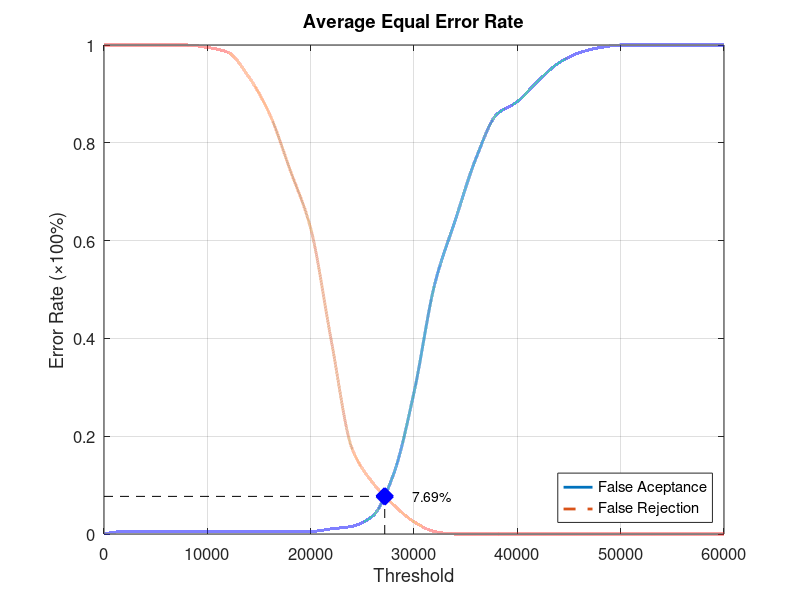
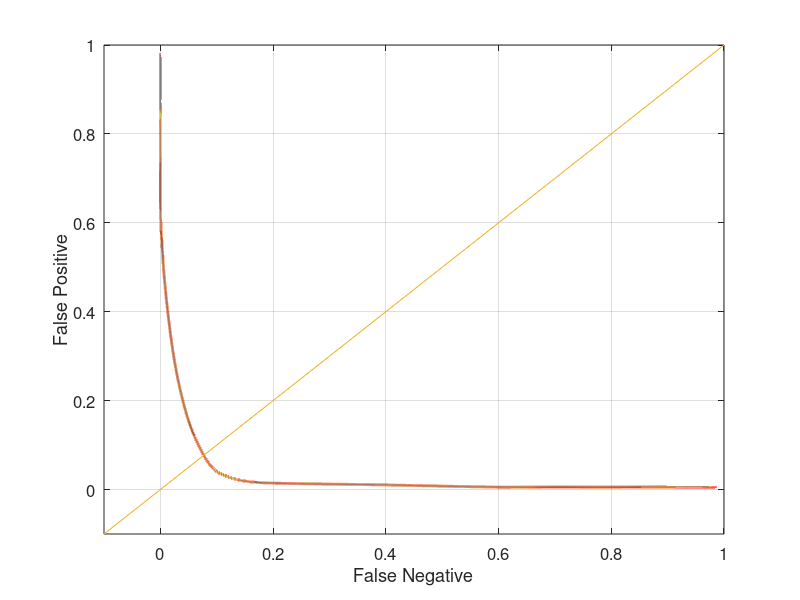

The MATLAB source for these figures, in order:
function yEER = Database2_3
close all;
clear;
clc;
x = 0:2000:60000;
xq = 0:0.5:60000;

y0 = [0 0.00526316 0.00526316 0.00526316 0.00526316 0.00526316 0.00526316 0.00526316 0.00526316 0.00526316 0.00526316 0.0105263 0.0157895 0.0368421 0.121053 0.289474 0.510526 0.642105 0.768421 0.857895 0.884211 0.926316 0.963158 0.984211 0.994737 1 1 1 1 1 1];
yy0 = interp1(x, y0, xq, 'pchip');
y1 = [1 1 1 1 1 0.995 0.985 0.935 0.86 0.745 0.625 0.395 0.175 0.105 0.06 0.025 0.005 0 0 0 0 0 0 0 0 0 0 0 0 0 0];
yy1 = interp1(x, y1, xq, 'pchip');

% Calculating EER: 
y2 = abs(y0 - y1);
find(y2 == min(y2))
yy2 = abs(yy0 - yy1);
xEER = find(yy2 == min(yy2));
xEERIndex = xq(xEER) % X-axis EER
yEER = yy0(xEER) % Y-axis EER

main = figure
plot(xq, yy0,'-','LineWidth', 2);	hold on
plot(xq, yy1,'--','LineWidth', 2);	hold on
plot([xEERIndex xEERIndex], [0 yEER], 'k--');	hold on
plot([0 xEERIndex], [yEER yEER], 'k--');	hold on
plot(xEERIndex, yEER, 'bx', 'LineWidth', 10);	hold on
text(xEERIndex + 10 * xEERIndex / 100, yEER, [num2str(round((10000 * yEER)) / 100) '%'])
legend('False Aceptance', 'False Rejection', 'Location', 'SouthEast')
xlabel('Threshold')
ylabel('Error Rate (\times100%)')
title('Average Equal Error Rate')
set(gca, 'FontSize', 12)
axis([0 60000 0 1])
grid on

print(main, 'Database2_3Main', '-dpng');
FNRxFPR = figure('Color', [1 1 1]);
plot(yy1, yy0, '-', yy1, yy0, 'LineWidth', 2);
hold on
y = -0.1:0.1:1
plot(y, y); 
set(gca, 'FontSize', 12)
xlabel('False Negative')
ylabel('False Positive')
axis([-0.1 1 -0.1 1])
set(gca, 'FontSize', 12)
grid on

print(FNRxFPR, 'Database2_3FNRxFPR','-dpng');
end
